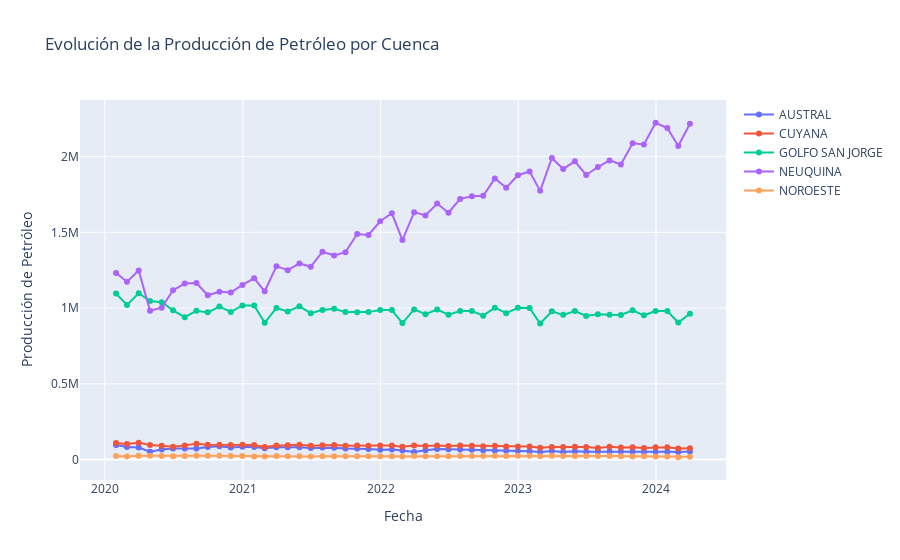

Write notebook code for a chart like this one.
### Code cell
# Graficar con Plotly
fig = go.Figure()

# Iterar sobre las cuencas y graficar sus datos
for cuenca in gr_cuenca['cuenca'].unique():
    cuenca_data = gr_cuenca[gr_cuenca['cuenca'] == cuenca]
    fig.add_trace(go.Scatter(
        x=cuenca_data['fecha_data'],
        y=cuenca_data['prod_pet'],
        mode='lines+markers',
        name=cuenca
    ))

fig.update_layout(
    title='Evolución de la Producción de Petróleo por Cuenca',
    xaxis_title='Fecha',
    yaxis_title='Producción de Petróleo'
)

fig.show()
